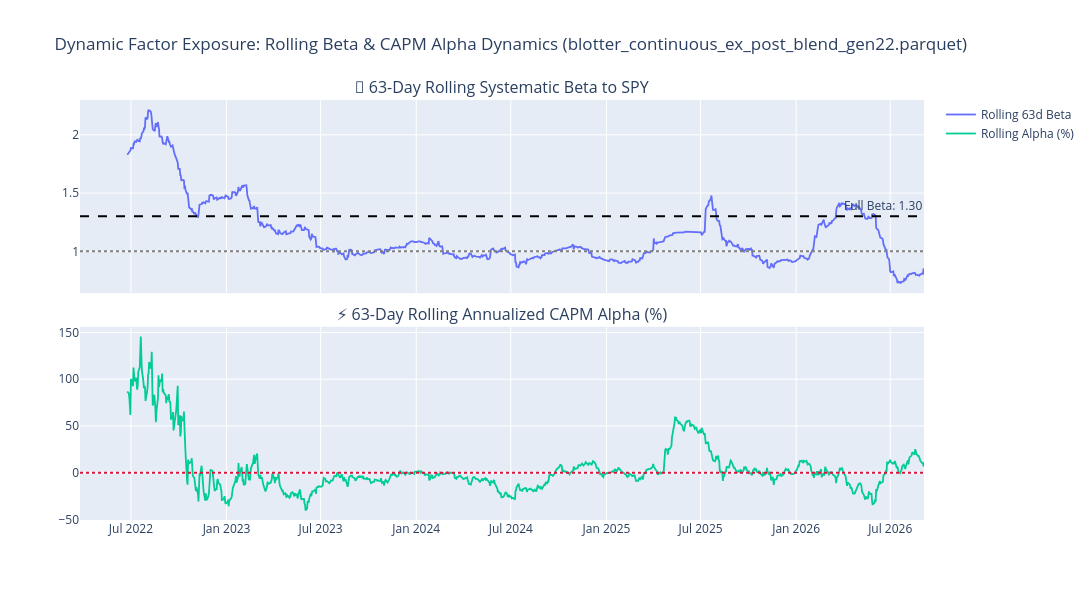

Notebook cell for this chart:
### Code cell
# CELL 6: Forensic Beta & Alpha Decomposition (CAPM Attribution)
print("\n" + "=" * 80)
print(f"🔬 FORENSIC BETA DECOMPOSITION & CAPM ATTRIBUTION ({target_file})")
print("=" * 80)

r_p = blotter_df["net_daily_simple_ret"].to_numpy(dtype=float)
r_bm = blotter_df["bm_daily_simple_ret"].to_numpy(dtype=float)

cov_mat = np.cov(r_p, r_bm)
var_bm = cov_mat[1, 1]
realized_beta = cov_mat[0, 1] / var_bm
mean_p_daily = np.mean(r_p)
mean_bm_daily = np.mean(r_bm)

daily_alpha = mean_p_daily - realized_beta * mean_bm_daily
ann_alpha = daily_alpha * 252

residuals = r_p - (realized_beta * r_bm)
idiosyncratic_vol = np.std(residuals, ddof=1) * np.sqrt(252)
total_vol = np.std(r_p, ddof=1) * np.sqrt(252)
bm_vol = np.std(r_bm, ddof=1) * np.sqrt(252)
r_squared = (cov_mat[0, 1] ** 2) / (cov_mat[0, 0] * cov_mat[1, 1])

bm_cum = np.prod(1.0 + r_bm) - 1.0
pure_leveraged_bm_ret = np.prod(1.0 + realized_beta * r_bm) - 1.0
actual_strategy_ret = np.prod(1.0 + r_p) - 1.0
alpha_over_leveraged_bm = actual_strategy_ret - pure_leveraged_bm_ret

print(f"  • Realized CAPM Beta to {benchmark_name}       : {realized_beta:.4f}")
print(f"  • Regression R-Squared (Market Fit)   : {r_squared*100:.2f}%")
print(
    f"  • Idiosyncratic Volatility (Non-Market): {idiosyncratic_vol*100:.2f}% ({(idiosyncratic_vol/total_vol)*100:.1f}% of total risk)"
)
print(f"  • Annualized CAPM Alpha (Pure Alpha)  : {ann_alpha*100:+.2f}%")
print("-" * 80)
print(f"  • Raw Benchmark Cumulative Return     : {bm_cum*100:+.2f}%")
print(
    f"  • Synthetic Leveraged Benchmark ({realized_beta:.2f}x): {pure_leveraged_bm_ret*100:+.2f}%"
)
print(f"  • Actual Realized Strategy Return     : {actual_strategy_ret*100:+.2f}%")
print(f"  • 🔥 PURE ALPHA SPREAD OVER LEVERAGE : {alpha_over_leveraged_bm*100:+.2f}%")
print("=" * 80)

# Rolling 63-Day Systematic Beta & Alpha Plot
window = 63
rolling_cov = pd.Series(r_p).rolling(window).cov(pd.Series(r_bm)).to_numpy()
rolling_var = pd.Series(r_bm).rolling(window).var().to_numpy()
rolling_beta = rolling_cov / np.maximum(rolling_var, 1e-8)

rolling_p_ret = pd.Series(r_p).rolling(window).mean() * 252
rolling_bm_ret = pd.Series(r_bm).rolling(window).mean() * 252
rolling_alpha = rolling_p_ret - (rolling_beta * rolling_bm_ret)

fig_beta = make_subplots(
    rows=2,
    cols=1,
    shared_xaxes=True,
    vertical_spacing=0.08,
    subplot_titles=(
        f"🌊 63-Day Rolling Systematic Beta to {benchmark_name}",
        "⚡ 63-Day Rolling Annualized CAPM Alpha (%)",
    ),
)
fig_beta.add_trace(
    go.Scatter(
        x=blotter_df["date"],
        y=rolling_beta,
        mode="lines",
        name="Rolling 63d Beta",
        line=dict(color="#636EFA", width=1.8),
    ),
    row=1,
    col=1,
)
fig_beta.add_hline(
    y=realized_beta,
    line_dash="dash",
    line_color="black",
    annotation_text=f"Full Beta: {realized_beta:.2f}",
    row=1,
    col=1,
)
fig_beta.add_hline(y=1.0, line_dash="dot", line_color="gray", row=1, col=1)

fig_beta.add_trace(
    go.Scatter(
        x=blotter_df["date"],
        y=rolling_alpha * 100,
        mode="lines",
        name="Rolling Alpha (%)",
        line=dict(color="#00CC96", width=1.8),
    ),
    row=2,
    col=1,
)
fig_beta.add_hline(y=0.0, line_dash="dot", line_color="crimson", row=2, col=1)
fig_beta.update_layout(
    height=600,
    width=1100,
    hovermode="x unified",
    title_text=f"Dynamic Factor Exposure: Rolling Beta & CAPM Alpha Dynamics ({target_file})",
)
fig_beta.show()

### Figure 1 — Plotly figure (JSON) as saved in the notebook; plotly's stock layout.template omitted (floating-point values rounded to 4 significant figures; data arrays with more than 128 entries replaced by an {"elided": "..."} marker saying what was removed)
{"data": [{"line": {"color": "#636EFA", "width": 1.8}, "mode": "lines", "name": "Rolling 63d Beta", "type": "scatter", "x": {"elided": "1110 str values"}, "xaxis": "x", "y": {"elided": "1110 float values"}, "yaxis": "y"}, {"line": {"color": "#00CC96", "width": 1.8}, "mode": "lines", "name": "Rolling Alpha (%)", "type": "scatter", "x": {"elided": "1110 str values"}, "xaxis": "x2", "y": {"elided": "1110 float values"}, "yaxis": "y2"}], "layout": {"annotations": [{"font": {"size": 16}, "showarrow": false, "text": "🌊 63-Day Rolling Systematic Beta to SPY", "x": 0.5, "xanchor": "center", "xref": "paper", "y": 1, "yanchor": "bottom", "yref": "paper"}, {"font": {"size": 16}, "showarrow": false, "text": "⚡ 63-Day Rolling Annualized CAPM Alpha (%)", "x": 0.5, "xanchor": "center", "xref": "paper", "y": 0.46, "yanchor": "bottom", "yref": "paper"}, {"showarrow": false, "text": "Full Beta: 1.30", "x": 1, "xanchor": "right", "xref": "x domain", "y": 1.301, "yanchor": "bottom", "yref": "y"}], "height": 600, "hovermode": "x unified", "shapes": [{"line": {"color": "black", "dash": "dash"}, "type": "line", "x0": 0, "x1": 1, "xref": "x domain", "y0": 1.301, "y1": 1.301, "yref": "y"}, {"line": {"color": "gray", "dash": "dot"}, "type": "line", "x0": 0, "x1": 1, "xref": "x domain", "y0": 1, "y1": 1, "yref": "y"}, {"line": {"color": "crimson", "dash": "dot"}, "type": "line", "x0": 0, "x1": 1, "xref": "x2 domain", "y0": 0, "y1": 0, "yref": "y2"}], "title": {"text": "Dynamic Factor Exposure: Rolling Beta & CAPM Alpha Dynamics (blotter_continuous_ex_post_blend_gen22.parquet)"}, "width": 1100, "xaxis": {"anchor": "y", "domain": [0, 1], "matches": "x2", "showticklabels": false}, "xaxis2": {"anchor": "y2", "domain": [0, 1]}, "yaxis": {"anchor": "x", "domain": [0.54, 1]}, "yaxis2": {"anchor": "x2", "domain": [0, 0.46]}}}
